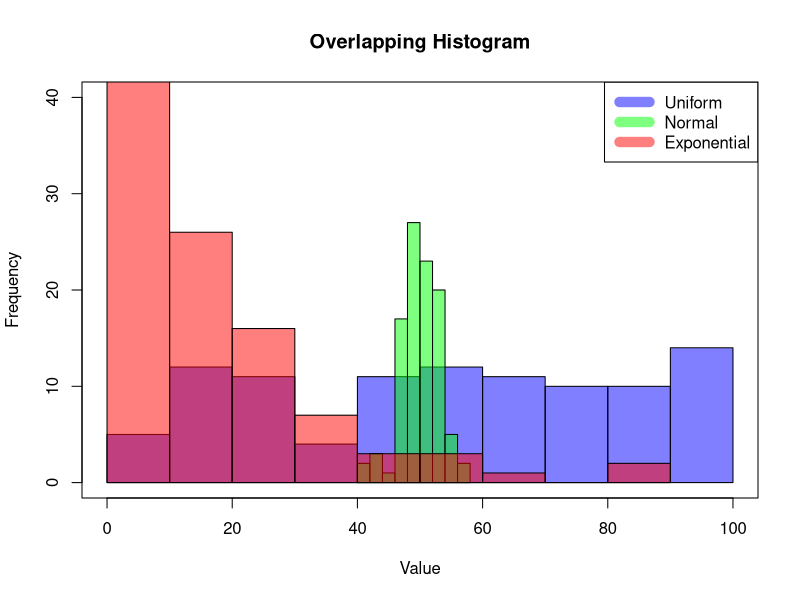
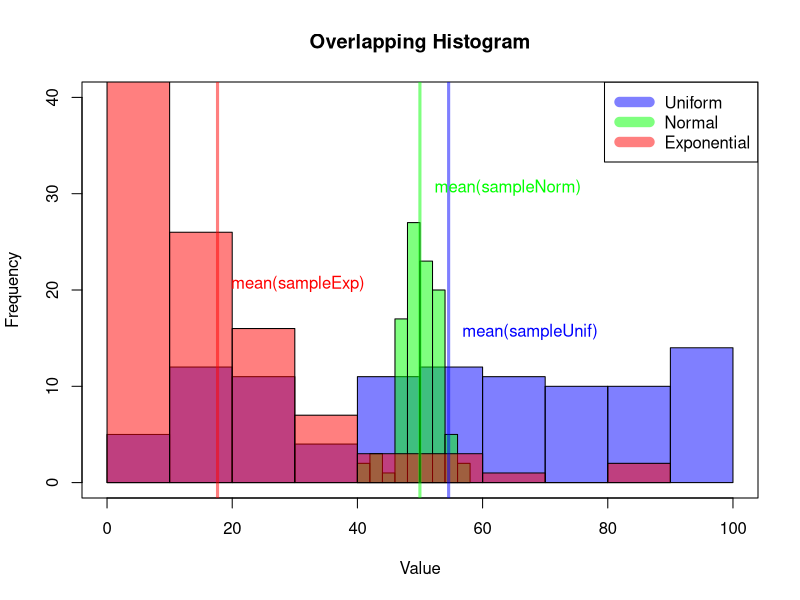

Write R code to recreate these figures, in order.
## ---- chunk 1

sampleUnif <- runif(100,min=1,max=100) #A vector of 100 variables between 1 and 10.
sampleNorm <- rnorm(100, mean=50, sd=3) #A vector of 100 variables with a mean of 50 and sd of 3.
sampleExp <- rexp(100, rate=0.05) #mean = 1/rate 

#preview our data
head(sampleUnif)
head(sampleNorm)
head(sampleExp)
## ---- chunk 2

hist(sampleUnif, col=rgb(0,0,1,0.5),xlim=c(0,100), ylim=c(0,40), main="Overlapping Histogram", xlab="Value")
hist(sampleNorm, col=rgb(0,1,0,0.5), add=T)
hist(sampleExp, col=rgb(1,0,0,0.5), add=T)

legend("topright", c("Uniform","Normal","Exponential"),col=c(rgb(0,0,1,0.5),rgb(0,1,0,0.5),rgb(1,0,0,0.5)), lwd=10)
box() #decorative box around data

## ---- chunk 3
sample(20) #randomly select 20 objects from 1:20 (in essence 'shuffle' them)
sample(20,5) #randomly select 5 numbers from 1:20, without replacement.
sample(c(10:20),5,replace=TRUE) #Choose 5 from 10:20, WITH replacement.
sample(c(1:10),5,replace=FALSE,prob=c(1,2,1,2,1,2,1,2,1,2)) #Select 5 from 1:10, where the probability of choosing an even number is twice as high.
## ---- chunk 4
data(cars) #load an included tutorial dataset (stored in 'cars' variable by default)
str(cars)  #provides structural information on the data. 50 obs. of 2 variables
head(cars) #preview the data

cars[sample(nrow(cars),2),] #Get a random size 2 subset of cars data frame
## ---- chunk 5

meanUnif <- mean(sampleUnif)
meanNorm <- mean(sampleNorm) 
meanExp  <- mean(sampleExp)  
cat("meanUnif:",meanUnif,"\nmeanNorm:",meanNorm,"\nmeanExp:",meanExp,"\n")
## ---- chunk 6

hist(sampleUnif, col=rgb(0,0,1,0.5),xlim=c(0,100), ylim=c(0,40), main="Overlapping Histogram", xlab="Value")
hist(sampleNorm, col=rgb(0,1,0,0.5), add=T)
hist(sampleExp, col=rgb(1,0,0,0.5), add=T)

legend("topright", c("Uniform","Normal","Exponential"),col=c(rgb(0,0,1,0.5),rgb(0,1,0,0.5),rgb(1,0,0,0.5)), lwd=10)
box() #decorative box around data

abline(v=meanUnif, col=rgb(0,0,1,0.5), lwd=3)
abline(v=meanNorm, col=rgb(0,1,0,0.5), lwd=3)
abline(v=meanExp, col=rgb(1,0,0,0.5), lwd=3)

text(meanUnif,15, "mean(sampleUnif)", adj = c(-.1, -.1), col="blue")
text(meanNorm,30, "mean(sampleNorm)", adj = c(-.1, -.1), col="green")
text(meanExp,20,"mean(sampleExp)", adj = c(-.1, -.1), col="red")

## ---- chunk 7
head(cars) #Our dataset from earlier. 50 observations of 2 variables.

min(cars$dist)
max(cars$dist)

mean(cars$dist)

var(cars$dist)

cov(cars$dist,cars$speed) #defaults to pearson method, but can also set kendall or spearman.
cov(cars)#computes covariance of all variables in a provided dataframe or matrix.

cor.test(cars$dist,cars$speed) #can also test for correlation between paired samples.

sd(cars$dist)

## ---- chunk 8

v1 <- var(sampleUnif); v1
v2 <- var(sampleUnif*10); v1

cat("The variance is",v2/v1,"times as large.")

